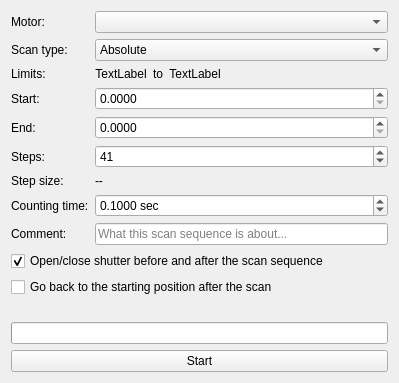
<?xml version="1.0" encoding="UTF-8"?>
<ui version="4.0">
 <class>Form</class>
 <widget class="QWidget" name="Form">
  <property name="geometry">
   <rect>
    <x>0</x>
    <y>0</y>
    <width>399</width>
    <height>383</height>
   </rect>
  </property>
  <property name="windowTitle">
   <string>Scan measurement</string>
  </property>
  <property name="windowIcon">
   <iconset resource="../../../resource/icons/icons.qrc">
    <normaloff>:/icons/scan.svg</normaloff>:/icons/scan.svg</iconset>
  </property>
  <layout class="QVBoxLayout" name="verticalLayout_2">
   <item>
    <widget class="QWidget" name="inputForm" native="true">
     <property name="minimumSize">
      <size>
       <width>0</width>
       <height>0</height>
      </size>
     </property>
     <layout class="QFormLayout" name="formLayout">
      <property name="leftMargin">
       <number>0</number>
      </property>
      <property name="topMargin">
       <number>0</number>
      </property>
      <property name="rightMargin">
       <number>0</number>
      </property>
      <property name="bottomMargin">
       <number>0</number>
      </property>
      <item row="0" column="0">
       <widget class="QLabel" name="label">
        <property name="text">
         <string>Motor:</string>
        </property>
       </widget>
      </item>
      <item row="0" column="1">
       <widget class="QComboBox" name="motorComboBox"/>
      </item>
      <item row="3" column="0">
       <widget class="QLabel" name="startLabel">
        <property name="text">
         <string>Start:</string>
        </property>
       </widget>
      </item>
      <item row="3" column="1">
       <widget class="QDoubleSpinBox" name="startDoubleSpinBox">
        <property name="decimals">
         <number>4</number>
        </property>
       </widget>
      </item>
      <item row="4" column="0">
       <widget class="QLabel" name="endLabel">
        <property name="text">
         <string>End:</string>
        </property>
       </widget>
      </item>
      <item row="4" column="1">
       <widget class="QDoubleSpinBox" name="endDoubleSpinBox">
        <property name="decimals">
         <number>4</number>
        </property>
       </widget>
      </item>
      <item row="5" column="0">
       <widget class="QLabel" name="label_4">
        <property name="text">
         <string>Steps:</string>
        </property>
       </widget>
      </item>
      <item row="5" column="1">
       <widget class="QSpinBox" name="stepsSpinBox">
        <property name="minimum">
         <number>2</number>
        </property>
        <property name="maximum">
         <number>1000000</number>
        </property>
        <property name="value">
         <number>41</number>
        </property>
       </widget>
      </item>
      <item row="6" column="0">
       <widget class="QLabel" name="label_5">
        <property name="text">
         <string>Step size:</string>
        </property>
       </widget>
      </item>
      <item row="6" column="1">
       <widget class="QLabel" name="stepSizeLabel">
        <property name="text">
         <string>--</string>
        </property>
       </widget>
      </item>
      <item row="7" column="0">
       <widget class="QLabel" name="label_6">
        <property name="text">
         <string>Counting time:</string>
        </property>
       </widget>
      </item>
      <item row="7" column="1">
       <widget class="QDoubleSpinBox" name="countingTimeDoubleSpinBox">
        <property name="suffix">
         <string> sec</string>
        </property>
        <property name="decimals">
         <number>4</number>
        </property>
        <property name="minimum">
         <double>0.001000000000000</double>
        </property>
        <property name="maximum">
         <double>1000000.000000000000000</double>
        </property>
        <property name="value">
         <double>0.100000000000000</double>
        </property>
       </widget>
      </item>
      <item row="8" column="0">
       <widget class="QLabel" name="label_7">
        <property name="text">
         <string>Comment:</string>
        </property>
       </widget>
      </item>
      <item row="8" column="1">
       <widget class="QLineEdit" name="commentLineEdit">
        <property name="placeholderText">
         <string>What this scan sequence is about...</string>
        </property>
       </widget>
      </item>
      <item row="9" column="0" colspan="2">
       <widget class="QCheckBox" name="autoShutterCheckBox">
        <property name="text">
         <string>Open/close shutter before and after the scan sequence</string>
        </property>
        <property name="checkable">
         <bool>true</bool>
        </property>
        <property name="checked">
         <bool>true</bool>
        </property>
       </widget>
      </item>
      <item row="10" column="0" colspan="2">
       <widget class="QCheckBox" name="goBackAfterEndCheckBox">
        <property name="text">
         <string>Go back to the starting position after the scan</string>
        </property>
       </widget>
      </item>
      <item row="1" column="0">
       <widget class="QLabel" name="label_8">
        <property name="text">
         <string>Scan type:</string>
        </property>
       </widget>
      </item>
      <item row="1" column="1">
       <widget class="QComboBox" name="scanTypeComboBox">
        <item>
         <property name="text">
          <string>Absolute</string>
         </property>
        </item>
        <item>
         <property name="text">
          <string>Relative</string>
         </property>
        </item>
        <item>
         <property name="text">
          <string>Symmetric relative</string>
         </property>
        </item>
       </widget>
      </item>
      <item row="2" column="0">
       <widget class="QLabel" name="label_2">
        <property name="text">
         <string>Limits:</string>
        </property>
       </widget>
      </item>
      <item row="2" column="1">
       <layout class="QHBoxLayout" name="horizontalLayout">
        <item>
         <widget class="QLabel" name="leftLimitLabel">
          <property name="sizePolicy">
           <sizepolicy hsizetype="Preferred" vsizetype="Preferred">
            <horstretch>0</horstretch>
            <verstretch>0</verstretch>
           </sizepolicy>
          </property>
          <property name="text">
           <string>TextLabel</string>
          </property>
          <property name="alignment">
           <set>Qt::AlignCenter</set>
          </property>
         </widget>
        </item>
        <item>
         <widget class="QLabel" name="label_9">
          <property name="text">
           <string>to</string>
          </property>
         </widget>
        </item>
        <item>
         <widget class="QLabel" name="rightLimitLabel">
          <property name="sizePolicy">
           <sizepolicy hsizetype="Preferred" vsizetype="Preferred">
            <horstretch>0</horstretch>
            <verstretch>0</verstretch>
           </sizepolicy>
          </property>
          <property name="text">
           <string>TextLabel</string>
          </property>
          <property name="alignment">
           <set>Qt::AlignCenter</set>
          </property>
         </widget>
        </item>
        <item>
         <spacer name="horizontalSpacer">
          <property name="orientation">
           <enum>Qt::Horizontal</enum>
          </property>
          <property name="sizeHint" stdset="0">
           <size>
            <width>0</width>
            <height>0</height>
           </size>
          </property>
         </spacer>
        </item>
       </layout>
      </item>
     </layout>
    </widget>
   </item>
   <item>
    <widget class="QProgressBar" name="progressBar"/>
   </item>
   <item>
    <widget class="QPushButton" name="startStopPushButton">
     <property name="text">
      <string>Start</string>
     </property>
     <property name="icon">
      <iconset resource="../../../resource/icons/icons.qrc">
       <normaloff>:/icons/scan.svg</normaloff>:/icons/scan.svg</iconset>
     </property>
    </widget>
   </item>
  </layout>
 </widget>
 <tabstops>
  <tabstop>motorComboBox</tabstop>
  <tabstop>startDoubleSpinBox</tabstop>
  <tabstop>endDoubleSpinBox</tabstop>
  <tabstop>stepsSpinBox</tabstop>
  <tabstop>countingTimeDoubleSpinBox</tabstop>
  <tabstop>commentLineEdit</tabstop>
  <tabstop>autoShutterCheckBox</tabstop>
  <tabstop>goBackAfterEndCheckBox</tabstop>
 </tabstops>
 <resources>
  <include location="../../../resource/icons/icons.qrc"/>
 </resources>
 <connections/>
</ui>
